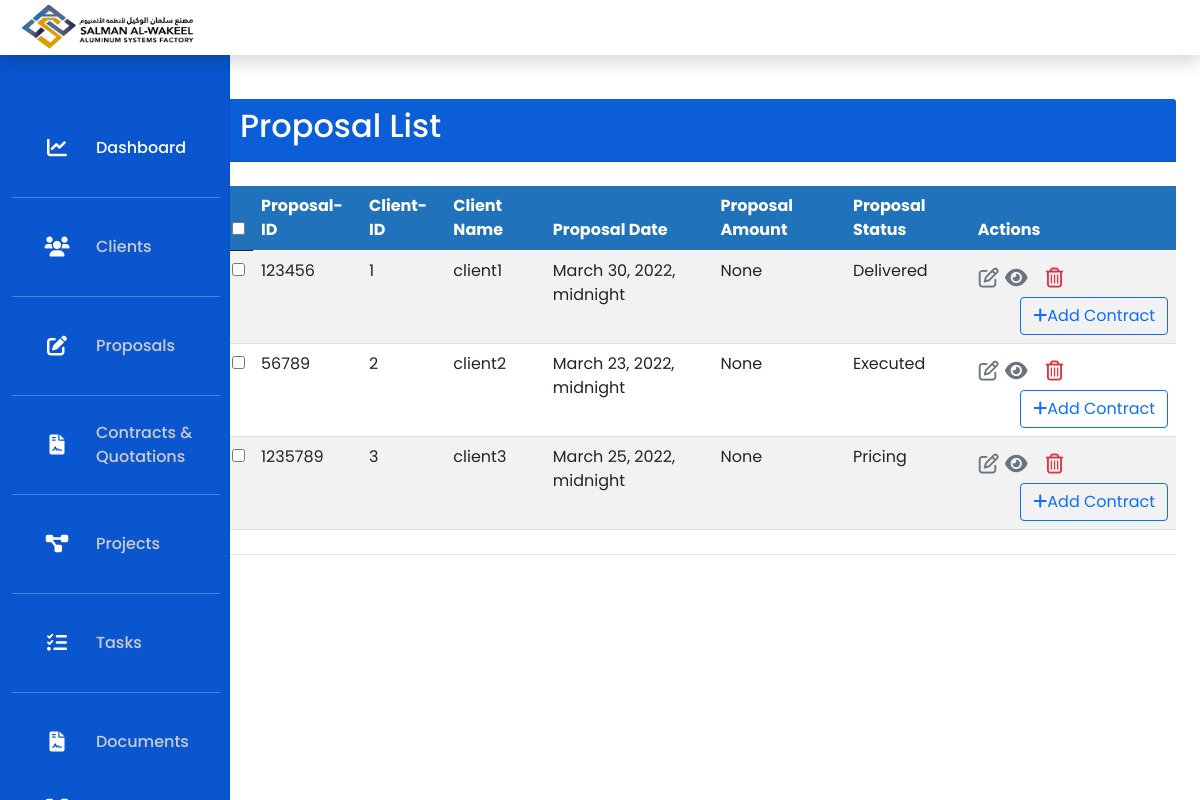
/en/proposal/list/ (signed in), run on the app's committed database.
### factory/models.py (models this page shows, shortened)
class Proposal(models.Model):
    PROPOSAL_STATUS = (
        ('Delivered', 'Delivered'),
        ('Executed', 'Executed'),
        ('Pricing', 'Pricing')
    )
    proposal_id = models.CharField(max_length=255, null=True, blank=True)
    client = models.ForeignKey(Client, on_delete=models.SET_NULL, null=True, blank=True)
    proposal_status = models.CharField(max_length=255, choices=PROPOSAL_STATUS, null=True, blank=True)
    proposal_date = models.DateTimeField(auto_now_add=True, null=True, blank=True)
    proposal_amount = models.FloatField(null=True, blank=True)
    item_type = models.CharField(max_length=255, null=True, blank=True)
    no_items = models.CharField(max_length=255, null=True, blank=True)
    item_details = models.CharField(max_length=255, null=True, blank=True)
    img = models.ImageField(upload_to="images/", null=True, blank=True)
    es_width = models.FloatField(null=True, blank=True)
    es_height = models.FloatField(null=True, blank=True)
    fn_width = models.FloatField(null=True, blank=True)
    fn_height = models.FloatField(null=True, blank=True)
    created_by = models.ForeignKey(User, on_delete=models.DO_NOTHING, related_name='create_proposal', null=True,
                                   blank=True)
    created_date = models.DateTimeField(auto_now_add=False, null=True, blank=True)
    updated_by = models.ForeignKey(User, on_delete=models.DO_NOTHING, related_name='update_proposal', null=True,
                                   blank=True)
    updated_date = models.DateTimeField(auto_now_add=False, null=True, blank=True)

class Client(models.Model):
    client_name = models.CharField(max_length=200, null=True, blank=True)
    client_personal_id = models.CharField(max_length=30, null=True, blank=True)
    client_home_tel = models.CharField(max_length=15, null=True, blank=True)
    client_office_tel = models.CharField(max_length=15, null=True, blank=True)
    client_mobile = models.CharField(max_length=25, null=True, blank=True)
    client_address = models.CharField(max_length=500, null=True, blank=True)
    client_province = models.CharField(max_length=200, null=True, blank=True)
    client_nghood = models.CharField(max_length=300, null=True, blank=True)
    client_pobox = models.CharField(max_length=300, null=True, blank=True)
    contact_name = models.CharField(max_length=200, null=True, blank=True)
    contact_id = models.CharField(max_length=30, null=True, blank=True)
    contact_mobile = models.CharField(max_length=25, null=True, blank=True)
    created_by = models.ForeignKey(User, on_delete=models.DO_NOTHING, related_name='create_client', null=True,
                                   blank=True)
    updated_by = models.ForeignKey(User, on_delete=models.DO_NOTHING, related_name='update_client', null=True,
                                   blank=True)
    created_date = models.DateTimeField(auto_now_add=False, null=True, blank=True)
    updated_date = models.DateTimeField(auto_now=False, null=True, blank=True)

### factory/views.py (the view)
# urls.py: path('proposal/list/', proposal_list, name='proposal_list'),
@login_required(login_url='login')
def proposal_list(request):
    context = {'proposal_list': Proposal.objects.all()}
    return render(request, "proposal/proposal_list.html", context)

### factory/templates/proposal/proposal_list.html (shortened to what this page needs)
{% extends "base.html" %}
{% block content %}
     <main class="col-md-9 ms-sm-auto col-lg-10 px-md-4">
                <div class="d-flex justify-content-between flex-wrap flex-md-nowrap align-items-center pt-3 pb-2 mb-3 border-bottom">
 <div class="col-12">
        <div class="card-header" style="background-color:#0B5ED7">
            <h2 style="color:white">Proposal List</h2>
        </div>
        <br>
        <table class="table table-striped">
            <thead style="background-color:#2072bb">
            <tr class="col-10">
                <th>
                    <input type="checkbox" name="check" id="check">
                </th>
                <th scope="col" style="color:white">Proposal-ID</th>
                <th scope="col" style="color:white">Client-ID</th>
                <th scope="col" style="color:white">Client Name</th>
                <th scope="col" style="color:white">Proposal Date</th>
                <th scope="col" style="color:white">Proposal Amount</th>
                <th scope="col" style="color:white">Proposal Status</th>
                <th scope="col" style="color:white">Actions</th>
            </tr>
            </thead>
            <tbody>
            {% for proposal in proposal_list %}
                <tr>
                    <td scope="row">
                        <input type="checkbox" name="check" id="check">
                    </td>
                    <td>{{ proposal.proposal_id }}</td>
                    <td>{{ proposal.client_id }}</td>
                    <td>{{ proposal.client.client_name }}</td>
                    <td>{{ proposal.created_date }}</td>
                    <td>{{ proposal.proposal_amount }}</td>
                    <td>{{ proposal.proposal_status }}</td>
                    <td>
                        <a href="{% url 'proposal_update' proposal.id %}" class="btn text-secondary px-0">
                            <i class="far fa-edit fa-lg"></i>
                        </a>
                        <a href="{% url 'proposal_view' proposal.id %}" class="btn text-secondary px-0">
                            <i class="fas fa-eye fa-lg"></i>
                        </a>
                        <form action="{% url 'proposal_delete' proposal.id %}" method="post" class="d-inline">
                            <button type="submit" class="btn">
                                <i class="far fa-trash-alt fa-lg text-danger float-right"></i>
                            </button>
                        </form>
                        <a href="{% url 'proposal_contract_create' proposal.id %}" class="btn btn-outline-primary"
                       style="float:right">
                        <i class="fas fa-plus"></i>Add Contract
                    </a>
                    </td>
                </tr>
            {% endfor %}
            </tbody>
        </table>
    </div>
    </div>
</main>
{% endblock content %}

### factory/templates/base.html (shortened to what this page needs)
{% load static %}
{% load i18n %}
<!doctype html>
{%if LANGUAGE_CODE == 'ar'%}
<html lang="ar" dir="rtl">
{% else %}
<html lang="en">
{% endif %}
<head>
    <link rel="stylesheet" href="https://cdnjs.cloudflare.com/ajax/libs/font-awesome/6.0.0-beta3/css/all.min.css" media="all">
    <link href="https://cdn.jsdelivr.net/npm/bootstrap@5.0.2/dist/css/bootstrap.min.css" rel="stylesheet"
 media="all">
    <link href="{% static 'css/dashboard.css' %}" rel="stylesheet">
</head>
<body>
{% include 'menu1.html' %}
<form action="/i18n/setlang/" method="post">
</form>
    <div class="container-fluid" >
      <div class="row">
              {% block content %} {% endblock %}
          </div>
    </div>
</body>
</html>

### factory/templates/menu1.html (shortened to what this page needs)
{% load static %}
<!DOCTYPE html>
<html lang="en" dir="ltr">
<head>
    <link href="https://cdn.jsdelivr.net/npm/bootstrap@5.0.2/dist/css/bootstrap.min.css" rel="stylesheet"
>
    <link rel="stylesheet" href="{% static 'css/style.css' %}">
    <link href='https://unpkg.com/boxicons@2.0.7/css/boxicons.min.css' rel='stylesheet'>
</head>
<body>
<header class="navbar navbar-dark sticky-top bg-white flex-md-nowrap p-0 shadow" style="width: 100%; height: 55px">
    <img src="{% static 'images/Logo-TR.png' %}" alt="AdminLTE Logo"
         class="bi me-2 " style=" height: calc(calc(4.5rem + 3px) * .6);
      width: 16%; margin-left: 10px" style="position: fixed;">
</header>
<div class="sidebar close">
    <div class="logo-details">
    </div>
    <ul class="nav-links" id="navs">
        <li>
            <a class="nav-link " id='dash' aria-current="page" href="{% url 'dashboard' %}" style="color: white">
                <i class="fa-solid fa-chart-line"></i>
                Dashboard
            </a>
        </li>
        <hr style="color:white;margin-left: 10px;margin-right: 10px;"/>
        <li>
            <a class="nav-link " href="{% url 'client_list' %}">
                <i class="fa-solid fa-users"></i>
                Clients
            </a>
        </li>
        <hr style="color:white;margin-left: 10px;margin-right: 10px;"/>
        <li>
            <a class="nav-link" href="{% url 'proposal_list' %}">
                <i class="nav-icon fas fa-edit"></i>
                Proposals
            </a>
        </li>
        <hr style="color:white;margin-left: 10px;margin-right: 10px;"/>
        <li>
            <a href="{% url 'contract_list' %}" class="nav-link">
                <i class="fa-solid fa-file-contract"></i>
                Contracts & Quotations
            </a>
        </li>
        <li>
            <hr style="color:white;margin-left: 10px;margin-right: 10px;"/>
        <li>
            <a class="nav-link" href="{% url 'project_list' %}">
                <i class="fa-solid fa-diagram-project"></i>
                Projects
            </a>
        </li>
        <hr style="color:white;margin-left: 10px;margin-right: 10px;"/>
        <li>
            <a class="nav-link" href="{% url 'task_list' %}">
                <i class="fa-solid fa-list-check"></i>
                Tasks
            </a>
        </li>
        <hr style="color:white;margin-left: 10px;margin-right: 10px;"/>
        <li>
            <a href="{% url 'document_list' %}" class="nav-link">
                <i class="fa-solid fa-file-contract"></i>
                Documents
            </a>
        </li>
        <li>
            <a href="{% url 'project_list' %}" class="nav-link">
                <i class="fa-solid fa-diagram-project"></i>
            </a></li>
    </ul>
</div>
</body>

### static/css/dashboard.css (style rules this page uses)
body { font-size: .875rem; }
.sidebar { position: fixed; top: 0; bottom: 0; left: 0; z-index: 100; padding: 48px 0 0; box-shadow: inset -1px 0 0 rgba(0, 0, 0, .1); }
.sidebar .nav-link { font-weight: 500; color: #cccccc; }

### static/css/style.css (style rules this page uses)
* { margin: 0; padding: 0; box-sizing: border-box; font-family: 'Poppins', sans-serif; }
.sidebar { position: fixed; top: 0; left: 0; height: 100%; width: 230px; background: #0a56cf; z-index: 100; transition: all 0.5s ease; }
.sidebar .logo-details { height: 60px; width: 90%; display: flex; align-items: center; }
.sidebar .nav-links { height: 100%; padding-top: 2px; padding-left: 2px; margin: 5px 0 5px 0 ; overflow: auto; }
.sidebar .nav-links li { position: relative; list-style: none; transition: all 0.4s ease; }
.sidebar .nav-links li i { height: 50px; min-width: 78px; text-align: center; line-height: 50px; color: #fff; font-size: 20px; cursor: pointer; transition: all 0.3s ease; }
.sidebar .nav-links li a { display: flex; align-items: center; text-decoration: none; }

### data on the page
Proposal: proposal_id "123456", client_id "1", client.client_name "client1", created_date "March 30, 2022, midnight", proposal_amount "None", proposal_status "Delivered"
Proposal: proposal_id "56789", client_id "2", client.client_name "client2", created_date "March 23, 2022, midnight", proposal_amount "None", proposal_status "Executed"
Proposal: proposal_id "1235789", client_id "3", client.client_name "client3", created_date "March 25, 2022, midnight", proposal_amount "None", proposal_status "Pricing"
